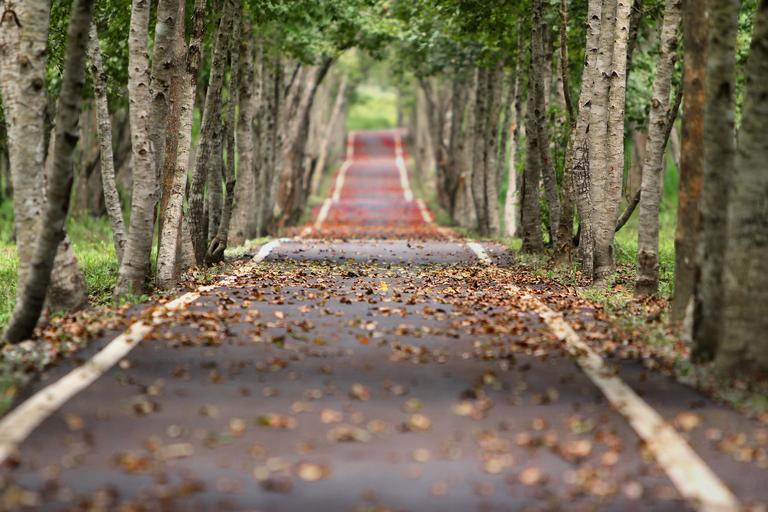
#> input picture Image-Editing-App/assets/woodland_path.jpg, 768 x 512 px; its folder holds 2 pictures in this run
$ python -i pil.py   (imports and definitions only)
#> lines starting #> are read from the running program, lines starting #| are printed output that depends on the picture
from PIL import Image, ImageFilter, ImageEnhance, ImageOps, ImageDraw
import os

def os_path_join(asset_path, string_name):
    return os.path.join(asset_path, string_name)

### open an image using the context manager
def image_editor():
    # B:\CODES\Python-Related\PYQT-PROJECT\Image-Editing-App
    assets_path = os.path.join(os.getcwd(), "assets")

    # print(os.listdir(assets_path)) # returns a list

    # B:\CODES\Python-Related\PYQT-PROJECT\Image-Editing-App\assets\woodland_path.jpg
    woodland_jpg = os.path.join(assets_path, "woodland_path.jpg")

    with Image.open(woodland_jpg) as picture:
        # picture.show()

#> picture is the input picture: PIL image 768x512 RGB; mean R, G, B 118.1, 107.2, 86.4
        black_and_white = picture.convert("L")
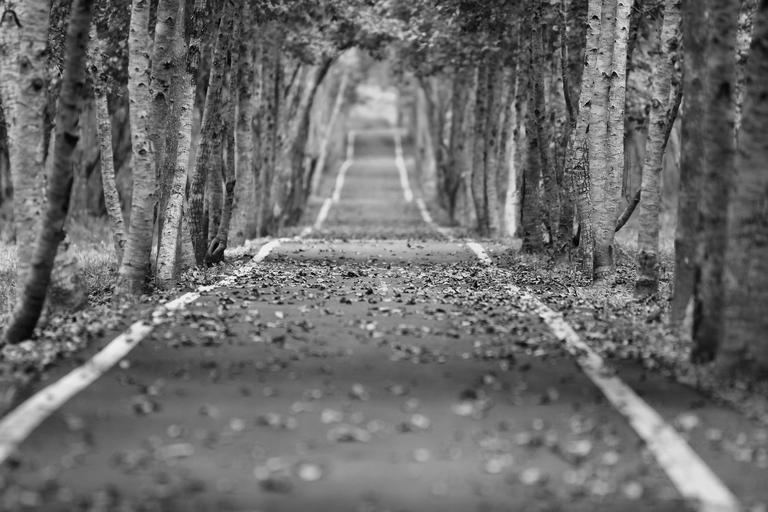
#> black_and_white: PIL image 768x512 L; min 1, max 250, mean 108.1
        # black_and_white.show()

        # to save this use the save method
        # NOTE: Remember that you need to save the extension the same as the original one.
        black_and_white.save(os_path_join(assets_path, "greyed_woodland.jpg"))

        # using the ImageOps to flip a picture
        mirror = ImageOps.flip(picture)
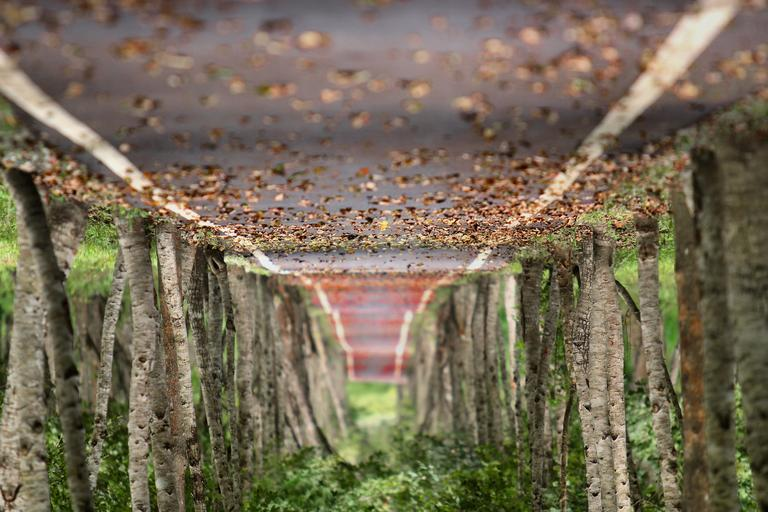
#> mirror: PIL image 768x512 RGB; mean R, G, B 118.1, 107.2, 86.4
        mirror.save(os_path_join(assets_path, "mirror.jpg"))

        # Blurry
        blur = picture.filter(ImageFilter.BLUR)
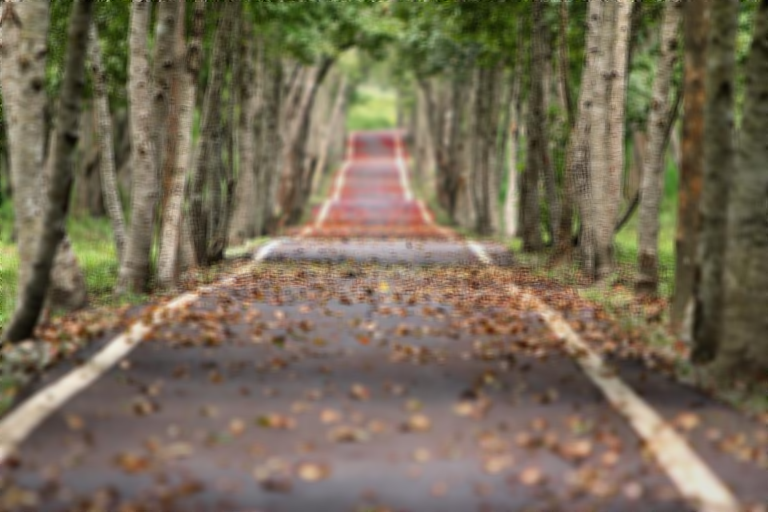
#> blur: PIL image 768x512 RGB; mean R, G, B 118.1, 107.2, 86.5
        # blur.save(os_path_join(assets_path, "blurred.jpg"))

        # Image Enhancement
        constrast = ImageEnhance.Contrast(picture)
        constrast = constrast.enhance(2.5)
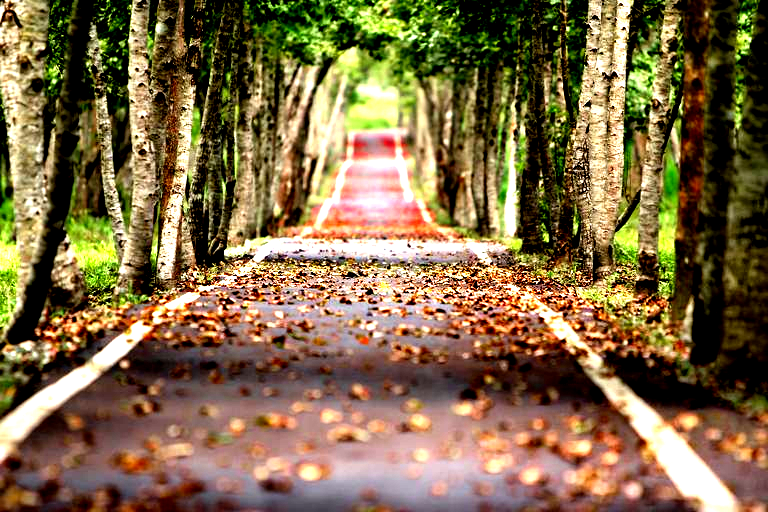
#> constrast: PIL image 768x512 RGB; mean R, G, B 128.6, 106.7, 71.5
        # constrast.save(os_path_join(assets_path, "contrast.jpg"))


        # Color
        color = ImageEnhance.Color(picture).enhance(2.5)
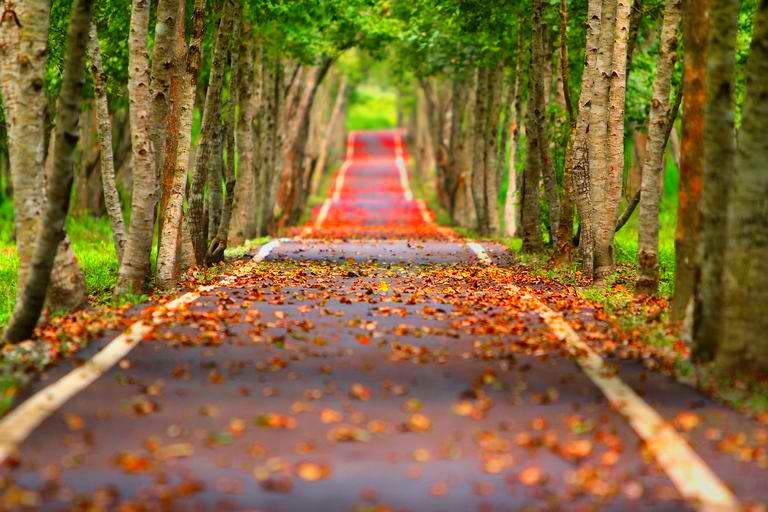
#> color: PIL image 768x512 RGB; mean R, G, B 132.5, 105.6, 56.9
        color.save(os_path_join(assets_path, "color.jpg"))

        # rotate
        left = picture.transpose(Image.ROTATE_90)
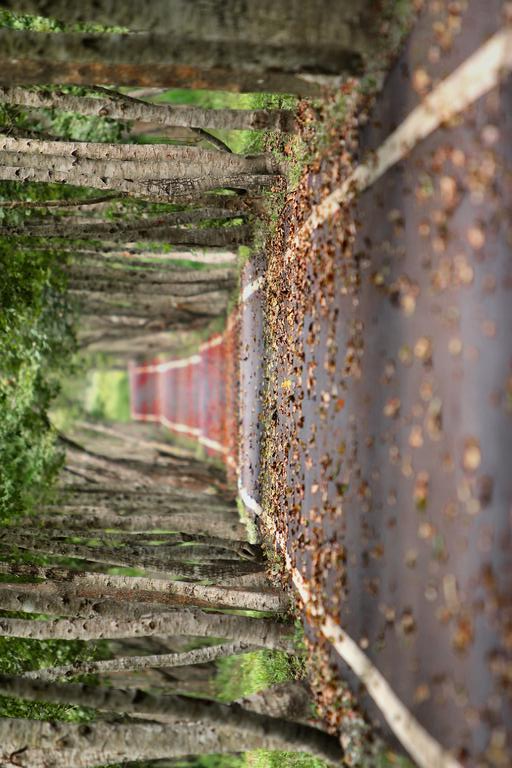
#> left: PIL image 512x768 RGB; mean R, G, B 118.1, 107.2, 86.4
        left.show()

# image_editor()


# creating an image from nothing using ImageDraw and .new method from the Image class
def image_creation():
    assets_path = os.path.join(os.getcwd(), "assets")

    im = Image.new("RGB", (500, 300), (128, 128, 128))
    draw = ImageDraw.Draw(im)

    draw.ellipse((100, 100, 150, 200), fill=(255, 0, 0), outline=(0, 0, 0))
    draw.rectangle((200, 100, 300, 200), fill=(0, 192, 192), outline=(255, 255, 255))
    draw.line((350, 200, 450, 100), fill=(255, 255, 0), width=10)

    im.save(
        os.path.join(assets_path, "pillow_imagedraw.jpg")
    )

# image_creation()

>>> result = image_editor()
